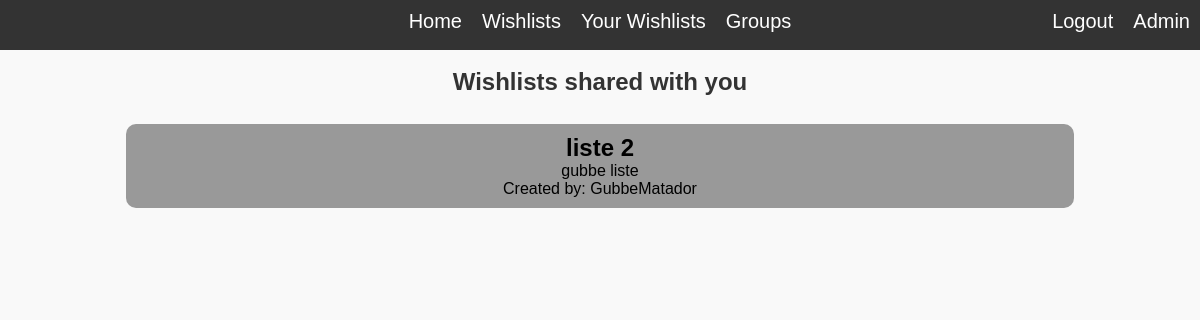
Before: /wishlist/ (signed in) with the older database file.
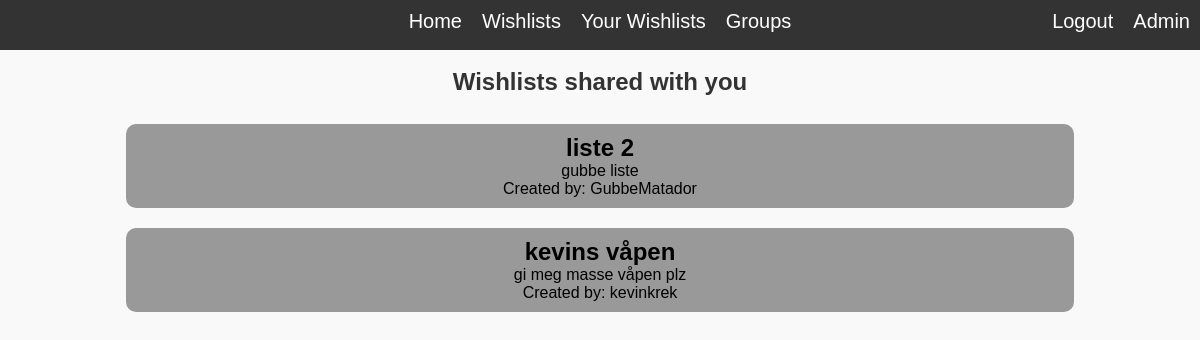
After: the same page with the newer database file.
### wishlistManager/models.py (models this page shows, shortened)
class Wishlist(models.Model):
    name = models.CharField(max_length=100)
    description = models.TextField()
    date_created = models.DateTimeField(auto_now_add=True)
    date_modified = models.DateTimeField(auto_now=True)
    privacy_level = models.IntegerField(default=0)
    user = models.ForeignKey('auth.User', related_name='created_wishlists', on_delete=models.CASCADE)
    groups_with_permission = models.ManyToManyField(WishlistGroup, related_name='wishlists', blank=True, null=True)
    users_with_permission = models.ManyToManyField('auth.User', related_name='wishlists', blank=True, null=True)
    def shared_with_user(self, user):
        if user == self.user:
            return False
        if self.privacy_level == 1:
            if user in self.users_with_permission.all():
                return True
            for group in self.groups_with_permission.all():
                if user in group.members.all():
                    return True
        return False

### wishlistManager/views.py (the view)
# urls.py: path("wishlist/", views.wishlist_view, name="wishlist_list"),
@login_required
def wishlist_view(request):
    wishlists = Wishlist.objects.all()
    wishlists_with_permission = [wishlist for wishlist in wishlists if wishlist.shared_with_user(request.user)]
    context = {'wishlist_list': wishlists_with_permission}
    return render(request, 'wishlist/wishlist_overview.html', context)

### wishlistManager/templates/wishlist/wishlist_overview.html (shortened to what this page needs)
{% extends "base.html" %}
{% load static %}
    {% block content %}
        <h2>Wishlists shared with you</h2>
        <br>
        {% for wishlist in wishlist_list %}
        <a href="{% url 'wishlist_detail' wishlist.id %}">
            <div class= "wishlist">
                <h2>{{ wishlist.name }}</h2>
                {% if wishlist.description %}
                    <p>{{ wishlist.description }}</p>
                {% endif %}
                <p>Created by: {{ wishlist.user }}</p>
            </div>
        </a>
        {% endfor %}
    {% endblock %}

Changed rows visible on the page:
added Wishlist: name "kevins våpen", description "gi meg masse våpen plz", user "kevinkrek"
